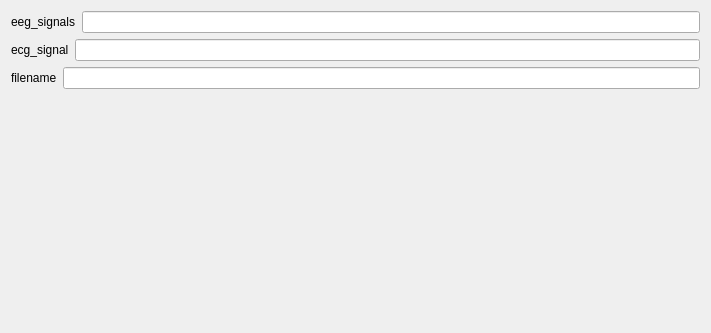
<?xml version="1.0" encoding="UTF-8"?>
<ui version="4.0">
 <class>EcgFilterOnEegSettingsView</class>
 <widget class="QWidget" name="EcgFilterOnEegSettingsView">
  <property name="styleSheet">
   <string notr="true">font: 12pt &quot;Roboto&quot;;</string>
  </property>
  <property name="geometry">
   <rect>
    <x>0</x>
    <y>0</y>
    <width>711</width>
    <height>333</height>
   </rect>
  </property>
  <property name="windowTitle">
   <string>Form</string>
  </property>
  <layout class="QVBoxLayout" name="verticalLayout">
   <item>
    <layout class="QHBoxLayout" name="eeg_signals_horizontalLayout">
     <item>
      <widget class="QLabel" name="eeg_signals_label">
       <property name="text">
        <string>eeg_signals</string>
       </property>
      </widget>
     </item>
     <item>
      <widget class="QLineEdit" name="eeg_signals_lineedit"/>
     </item>
    </layout>
   </item><item>
    <layout class="QHBoxLayout" name="ecg_signal_horizontalLayout">
     <item>
      <widget class="QLabel" name="ecg_signal_label">
       <property name="text">
        <string>ecg_signal</string>
       </property>
      </widget>
     </item>
     <item>
      <widget class="QLineEdit" name="ecg_signal_lineedit"/>
     </item>
    </layout>
   </item><item>
    <layout class="QHBoxLayout" name="filename_horizontalLayout">
     <item>
      <widget class="QLabel" name="filename_label">
       <property name="text">
        <string>filename</string>
       </property>
      </widget>
     </item>
     <item>
      <widget class="QLineEdit" name="filename_lineedit"/>
     </item>
    </layout>
   </item>
   <item>
    <spacer name="verticalSpacer">
     <property name="orientation">
      <enum>Qt::Vertical</enum>
     </property>
     <property name="sizeHint" stdset="0">
      <size>
       <width>20</width>
       <height>40</height>
      </size>
     </property>
    </spacer>
   </item>
  </layout>
 </widget>
 <resources>
  <include location="../../../../snooz-toolbox/src/main/python/ui/themes/themes.qrc"/>
 </resources>
 <connections/>
 </ui>
